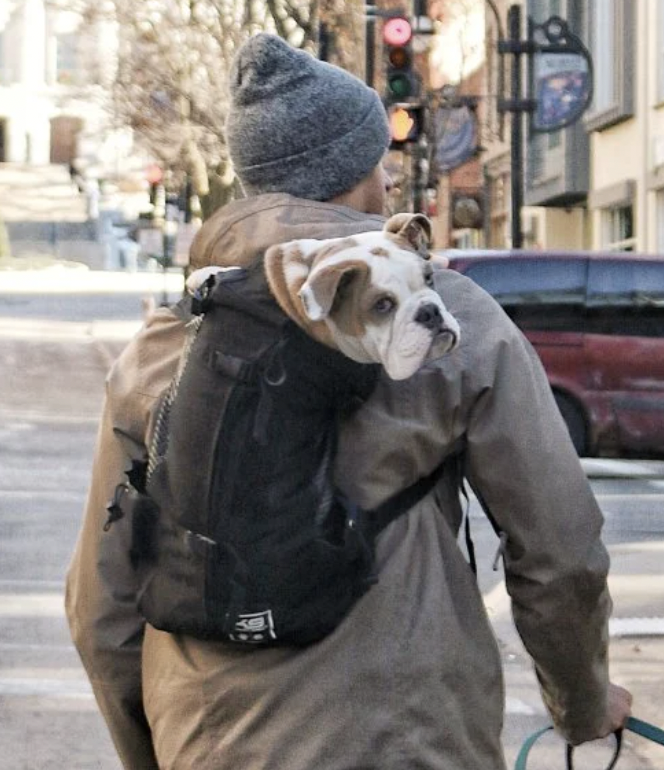
#> input picture 06_CV_영상처리실습자료/cv_images/dog_backpack.png, 664 x 770 px
$ jupyter execute '21_관심영역.ipynb'
#> lines starting #> are read from the running program, lines starting #| are printed output that depends on the picture
#  관심영역(Region of Interest,ROI)

- 이미지내에서 원하는 피사체를 따로 분리하여 특정 처리를 하고싶을 때 사용하는 방법
- 연산할 데이터의 양을 줄이고 수행 시간을 단축시키는 때문에 이미지에 특정 연산을 적용해 새로운 이미지와 정보를 획득할 때 전체 이미지로 연산을 하는 것보다 관심이 있는 부분만 연산하는 것이 효과적임

## 1. Numpy 이용한 ROI 지정

[cell 1]
import cv2
import numpy as np
import matplotlib.pyplot as plt

img = cv2.imread('../cv_images/dog_backpack.png')   # read BGR format image
#> img is the input picture: shape (770, 664, 3); mean B, G, R 121.5, 124.4, 129.8

rgb_img = cv2.cvtColor(img, cv2.COLOR_BGR2RGB)  # convert RGB format
plt.imshow(rgb_img)
plt.show()

print(img.shape)
#| (770, 664, 3)
h = img.shape[0]; w=img.shape[1]    # height and width
#> after `h = img.shape[0]`: h = 770
#> after `w = img.shape[1]`: w = 664

x=280; y=250;   # 초기점

roi = rgb_img[y:y+130, x:x+170]     # 행부터 입력
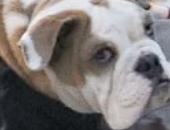
#> roi: shape (130, 170, 3); mean R, G, B 127.8, 122.2, 121.2
print(roi.shape)
#| (130, 170, 3)

plt.imshow(roi) # print roi
plt.show()


$ run again, with 06_CV_영상처리실습자료/cv_images/apple1.png copied over 06_CV_영상처리실습자료/cv_images/dog_backpack.png
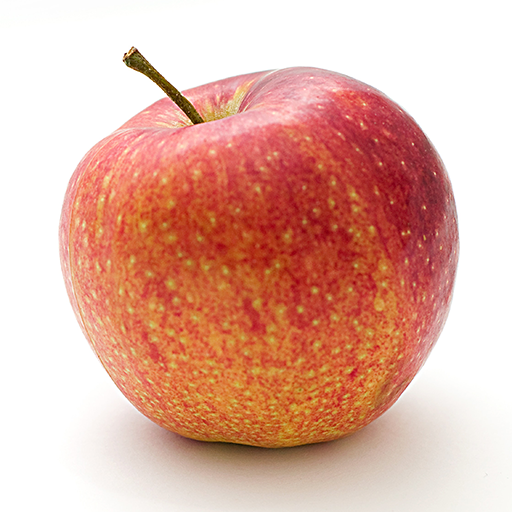
#> input picture 06_CV_영상처리실습자료/cv_images/apple1.png, 512 x 512 px
#> img is the input picture: shape (512, 512, 3); mean B, G, R 163.1, 177.7, 225.5
#| (512, 512, 3)
#> `roi = rgb_img[y:y+130, x:x+170]`:
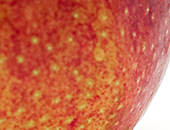
#> roi: shape (130, 170, 3); mean R, G, B 199.7, 100.4, 72.3
#| (130, 170, 3)
